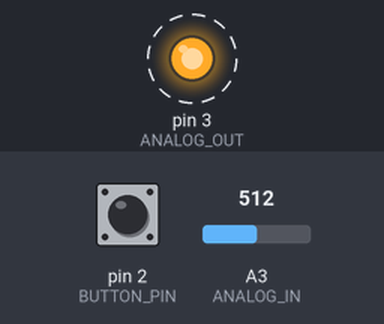
This sketch was run on a simulated Arduino Uno, built with avr-gcc and run on an emulated ATmega328P. Parts: output pins drawn as LEDs (lit = HIGH). Dashed ring = blinking. The inputs (shaded band) are chosen by the test bench; at power-on: pin 2 (BUTTON_PIN) HIGH, A3 (ANALOG_IN) = 512. Pins used as bus, display or sensor lines are not drawn; what the sketch prints to the serial monitor is not drawn.

Above: at 1.25 s.
1.3 s: pin 2 (BUTTON_PIN) pulled LOW for 0.15 s
Timing chart, 0 to 10.3 s (numbered marks = the images above; inputs shaded):
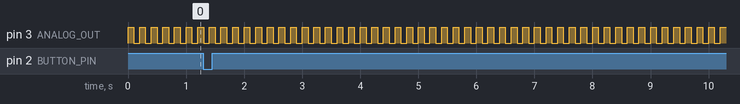

Measured:
- by itself, pin 3 (ANALOG_OUT): alternates HIGH for 0.10 s and LOW for 0.10 s

The sketch:

arduino_adc_scope.ino
```cpp
#define ANALOG_IN A3
#define ANALOG_OUT 3
#define BUTTON_PIN 2
int static_variable = 500;

// Buffer settings
#define BUFFER_SIZE 500 // Adjust size as needed
volatile int sampleBuffer[BUFFER_SIZE];
volatile uint8_t bufferHead = 0; // Write index
volatile uint8_t bufferTail = 0; // Read index

bool sampling = false;
volatile unsigned long lastDebounceTime = 0; // To store the last time the ISR was triggered
const unsigned long debounceDelay = 50; // 50 ms debounce time

void setup() {
  cli(); // Disable global interrupts during setup

  // Initialize digital pin LED_BUILTIN as an output
  pinMode(PD0, OUTPUT);
  pinMode(BUTTON_PIN, INPUT);
  attachInterrupt(digitalPinToInterrupt(BUTTON_PIN), buttonISR, FALLING); // Adjust trigger type as needed

  // // Setup Timer1 for PWM signal generation on ANALOG_OUT
  // TCCR1A = 0;
  // TCCR1B = 0;
  // TCNT1 = 0;
  // OCR1A = 1249; // Adjusted value for 100 Hz frequency
  // TCCR1B |= (1 << WGM12); // CTC mode
  // TCCR1B |= (1 << CS11) | (1 << CS10); // Prescaler = 64
  // TIMSK1 |= (1 << OCIE1A); // Enable Timer1 compare interrupt

  // Setup Timer1 for PWM signal generation on ANALOG_OUT
TCCR1A = 0; // Clear Timer1 Control Register A
TCCR1B = 0; // Clear Timer1 Control Register B
TCNT1 = 0;  // Clear the timer counter

// Set OCR1A for 10 Hz frequency
OCR1A = 6249; // Adjusted value for 10 Hz frequency

// Set CTC mode and prescaler of 256
TCCR1B |= (1 << WGM12); // CTC mode
TCCR1B |= (1 << CS12); // Prescaler = 256

// Enable Timer1 compare interrupt
TIMSK1 |= (1 << OCIE1A);

  // Setup Timer2 for 500 Hz sampling
  TCCR2A = 0;
  TCCR2B = 0;
  TCNT2 = 0;
  OCR2A = 124; // Adjusted value for 500 Hz sampling frequency
  TCCR2A |= (1 << WGM21); // CTC mode
  TCCR2B |= (1 << CS22) | (1 << CS21); // Prescaler = 256
  TIMSK2 |= (1 << OCIE2A); // Enable Timer2 compare interrupt

  // Set output pin for the signal
  pinMode(ANALOG_OUT, OUTPUT);

  sei(); // Enable global interrupts

  Serial.begin(230400);
  digitalWrite(PD0, LOW); // Turn the LED off
  Serial.println("Program started. Waiting for button press...");
}

void loop() {
  // Check if there are new samples in the buffer
  while (bufferHead != bufferTail) {
    // Temporarily disable interrupts while accessing shared variables
    cli();
    int val = sampleBuffer[bufferTail];
    bufferTail = (bufferTail + 1) % BUFFER_SIZE; // Update tail index
    sei(); // Re-enable interrupts

    // Print the sampled value
    Serial.print("Variable_1:");
    Serial.println(val);
  }
}

// ISR for Timer1: Used for PWM signal generation on ANALOG_OUT
ISR(TIMER1_COMPA_vect) {
  static bool state = LOW;
  state = !state;
  digitalWrite(ANALOG_OUT, state);
}

// ISR for Timer2: Used for analog sampling at controlled intervals
ISR(TIMER2_COMPA_vect) {
  if (sampling) {
    int sample = analogRead(ANALOG_IN);

    // Add the sample to the buffer if there is space
    uint8_t nextHead = (bufferHead + 1) % BUFFER_SIZE;
    if (nextHead != bufferTail) { // Check if the buffer is not full
      sampleBuffer[bufferHead] = sample;
      bufferHead = nextHead; // Move the head to the next position
    } else {
      // Buffer is full, handle overflow if necessary (e.g., discard sample)
      sampling = false;
    }
  }
}

// ISR for button press with debounce logic
void buttonISR() {
  unsigned long currentTime = millis();
  if ((currentTime - lastDebounceTime) > debounceDelay) {
    if (sampling) {
      sampling = false;
      digitalWrite(PD0, LOW); // Turn the LED off
    } else {
      sampling = true;
      digitalWrite(PD0, HIGH); // Turn the LED on
    }
    lastDebounceTime = currentTime; // Update debounce time
  }
}
```
